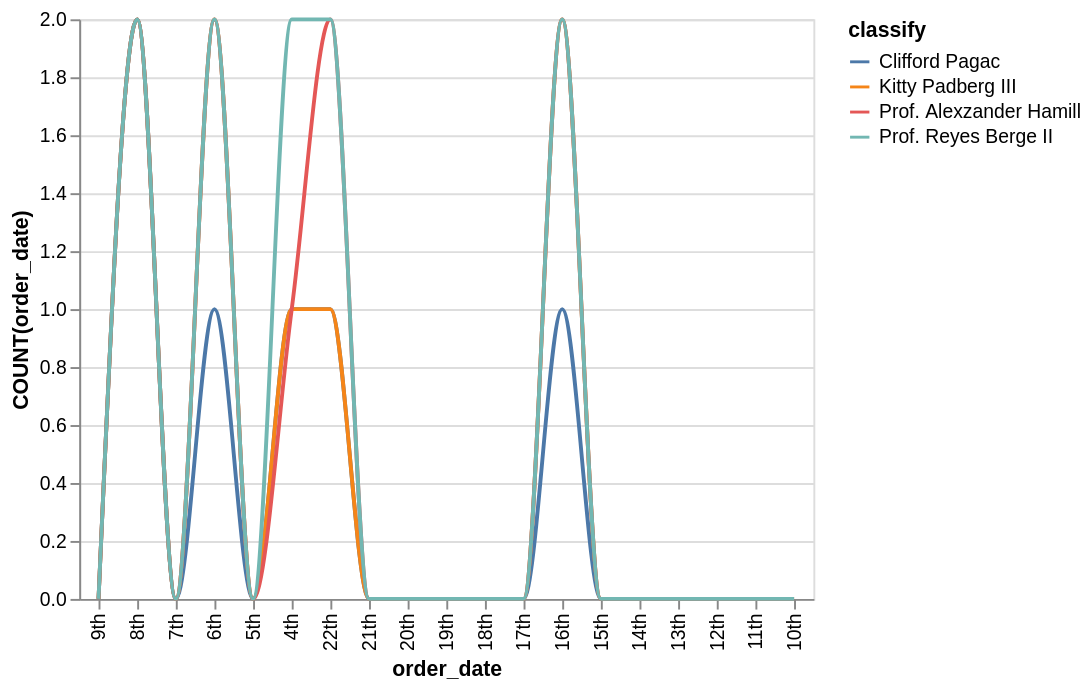

Vega-Lite specification stored for this chart:
### Vega-Lite specification from a JSON file in a GitHub repository (floating-point values rounded to 4 significant figures)
{"data": {"values": [{"x_data": "4th", "y_data": 1, "classify": "Clifford Pagac"}, {"x_data": "5th", "y_data": 0, "classify": "Clifford Pagac"}, {"x_data": "6th", "y_data": 1, "classify": "Clifford Pagac"}, {"x_data": "7th", "y_data": 0, "classify": "Clifford Pagac"}, {"x_data": "8th", "y_data": 2, "classify": "Clifford Pagac"}, {"x_data": "9th", "y_data": 0, "classify": "Clifford Pagac"}, {"x_data": "10th", "y_data": 0, "classify": "Clifford Pagac"}, {"x_data": "11th", "y_data": 0, "classify": "Clifford Pagac"}, {"x_data": "12th", "y_data": 0, "classify": "Clifford Pagac"}, {"x_data": "13th", "y_data": 0, "classify": "Clifford Pagac"}, {"x_data": "14th", "y_data": 0, "classify": "Clifford Pagac"}, {"x_data": "15th", "y_data": 0, "classify": "Clifford Pagac"}, {"x_data": "16th", "y_data": 1, "classify": "Clifford Pagac"}, {"x_data": "17th", "y_data": 0, "classify": "Clifford Pagac"}, {"x_data": "18th", "y_data": 0, "classify": "Clifford Pagac"}, {"x_data": "19th", "y_data": 0, "classify": "Clifford Pagac"}, {"x_data": "20th", "y_data": 0, "classify": "Clifford Pagac"}, {"x_data": "21th", "y_data": 0, "classify": "Clifford Pagac"}, {"x_data": "22th", "y_data": 1, "classify": "Clifford Pagac"}, {"x_data": "4th", "y_data": 1, "classify": "Kitty Padberg III"}, {"x_data": "5th", "y_data": 0, "classify": "Kitty Padberg III"}, {"x_data": "6th", "y_data": 2, "classify": "Kitty Padberg III"}, {"x_data": "7th", "y_data": 0, "classify": "Kitty Padberg III"}, {"x_data": "8th", "y_data": 2, "classify": "Kitty Padberg III"}, {"x_data": "9th", "y_data": 0, "classify": "Kitty Padberg III"}, {"x_data": "10th", "y_data": 0, "classify": "Kitty Padberg III"}, {"x_data": "11th", "y_data": 0, "classify": "Kitty Padberg III"}, {"x_data": "12th", "y_data": 0, "classify": "Kitty Padberg III"}, {"x_data": "13th", "y_data": 0, "classify": "Kitty Padberg III"}, {"x_data": "14th", "y_data": 0, "classify": "Kitty Padberg III"}, {"x_data": "15th", "y_data": 0, "classify": "Kitty Padberg III"}, {"x_data": "16th", "y_data": 2, "classify": "Kitty Padberg III"}, {"x_data": "17th", "y_data": 0, "classify": "Kitty Padberg III"}, {"x_data": "18th", "y_data": 0, "classify": "Kitty Padberg III"}, {"x_data": "19th", "y_data": 0, "classify": "Kitty Padberg III"}, {"x_data": "20th", "y_data": 0, "classify": "Kitty Padberg III"}, {"x_data": "21th", "y_data": 0, "classify": "Kitty Padberg III"}, {"x_data": "22th", "y_data": 1, "classify": "Kitty Padberg III"}, {"x_data": "4th", "y_data": 1, "classify": "Prof. Alexzander Hamill"}, {"x_data": "5th", "y_data": 0, "classify": "Prof. Alexzander Hamill"}, {"x_data": "6th", "y_data": 2, "classify": "Prof. Alexzander Hamill"}, {"x_data": "7th", "y_data": 0, "classify": "Prof. Alexzander Hamill"}, {"x_data": "8th", "y_data": 2, "classify": "Prof. Alexzander Hamill"}, {"x_data": "9th", "y_data": 0, "classify": "Prof. Alexzander Hamill"}, {"x_data": "10th", "y_data": 0, "classify": "Prof. Alexzander Hamill"}, {"x_data": "11th", "y_data": 0, "classify": "Prof. Alexzander Hamill"}, {"x_data": "12th", "y_data": 0, "classify": "Prof. Alexzander Hamill"}, {"x_data": "13th", "y_data": 0, "classify": "Prof. Alexzander Hamill"}, {"x_data": "14th", "y_data": 0, "classify": "Prof. Alexzander Hamill"}, {"x_data": "15th", "y_data": 0, "classify": "Prof. Alexzander Hamill"}, {"x_data": "16th", "y_data": 2, "classify": "Prof. Alexzander Hamill"}, {"x_data": "17th", "y_data": 0, "classify": "Prof. Alexzander Hamill"}, {"x_data": "18th", "y_data": 0, "classify": "Prof. Alexzander Hamill"}, {"x_data": "19th", "y_data": 0, "classify": "Prof. Alexzander Hamill"}, {"x_data": "20th", "y_data": 0, "classify": "Prof. Alexzander Hamill"}, {"x_data": "21th", "y_data": 0, "classify": "Prof. Alexzander Hamill"}, {"x_data": "22th", "y_data": 2, "classify": "Prof. Alexzander Hamill"}, {"x_data": "4th", "y_data": 2, "classify": "Prof. Reyes Berge II"}, {"x_data": "5th", "y_data": 0, "classify": "Prof. Reyes Berge II"}, {"x_data": "6th", "y_data": 2, "classify": "Prof. Reyes Berge II"}, {"x_data": "7th", "y_data": 0, "classify": "Prof. Reyes Berge II"}, {"x_data": "8th", "y_data": 2, "classify": "Prof. Reyes Berge II"}, {"x_data": "9th", "y_data": 0, "classify": "Prof. Reyes Berge II"}, {"x_data": "10th", "y_data": 0, "classify": "Prof. Reyes Berge II"}, {"x_data": "11th", "y_data": 0, "classify": "Prof. Reyes Berge II"}, {"x_data": "12th", "y_data": 0, "classify": "Prof. Reyes Berge II"}, {"x_data": "13th", "y_data": 0, "classify": "Prof. Reyes Berge II"}, {"x_data": "14th", "y_data": 0, "classify": "Prof. Reyes Berge II"}, {"x_data": "15th", "y_data": 0, "classify": "Prof. Reyes Berge II"}, {"x_data": "16th", "y_data": 2, "classify": "Prof. Reyes Berge II"}, {"x_data": "17th", "y_data": 0, "classify": "Prof. Reyes Berge II"}, {"x_data": "18th", "y_data": 0, "classify": "Prof. Reyes Berge II"}, {"x_data": "19th", "y_data": 0, "classify": "Prof. Reyes Berge II"}, {"x_data": "20th", "y_data": 0, "classify": "Prof. Reyes Berge II"}, {"x_data": "21th", "y_data": 0, "classify": "Prof. Reyes Berge II"}, {"x_data": "22th", "y_data": 2, "classify": "Prof. Reyes Berge II"}]}, "mark": {"type": "line", "interpolate": "monotone"}, "encoding": {"x": {"field": "x_data", "type": "nominal", "title": "order_date", "sort": "descending"}, "y": {"field": "y_data", "type": "quantitative", "title": "COUNT(order_date)"}, "color": {"field": "classify"}}}
